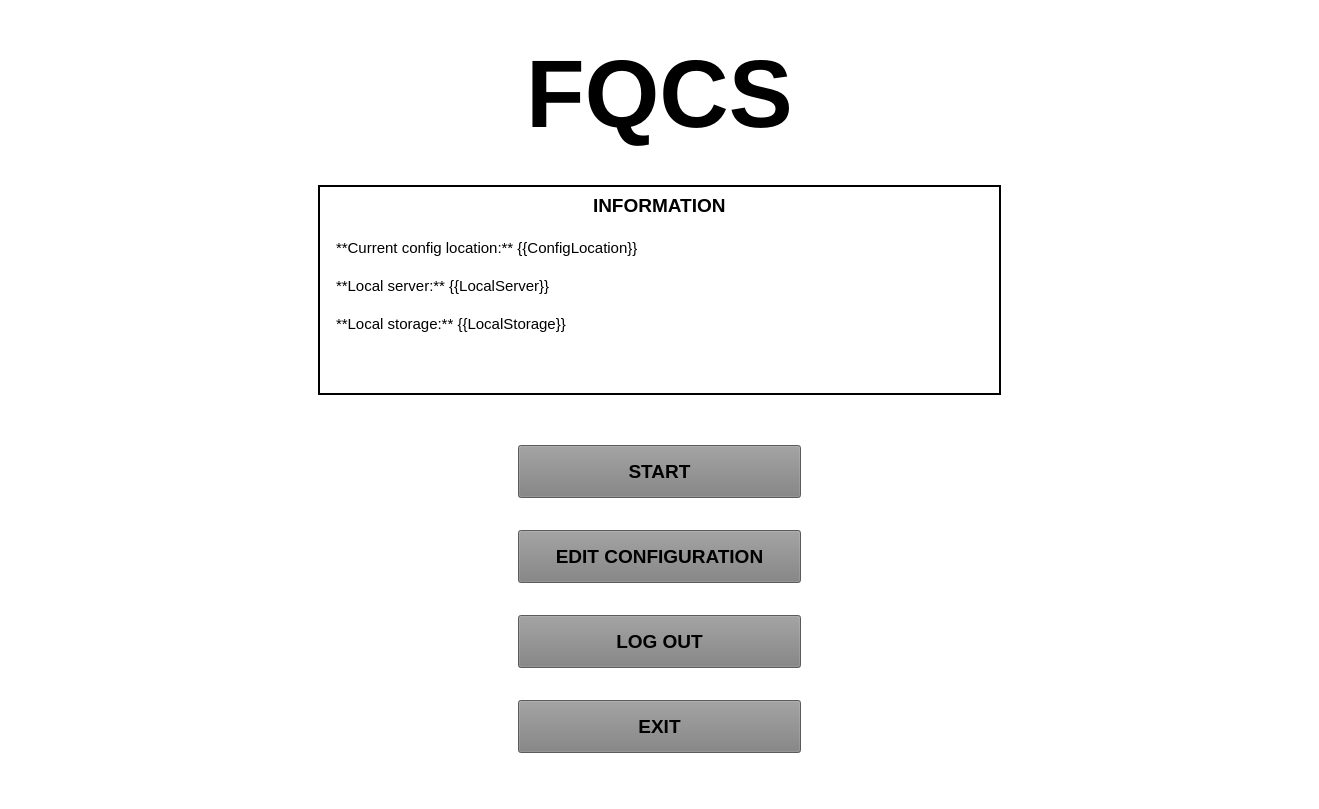
<?xml version="1.0" encoding="UTF-8"?>
<ui version="4.0">
 <class>HomeScreen</class>
 <widget class="QWidget" name="HomeScreen">
  <property name="geometry">
   <rect>
    <x>0</x>
    <y>0</y>
    <width>1319</width>
    <height>809</height>
   </rect>
  </property>
  <property name="windowTitle">
   <string>Form</string>
  </property>
  <property name="autoFillBackground">
   <bool>false</bool>
  </property>
  <property name="styleSheet">
   <string notr="true">background:#E5E5E5</string>
  </property>
  <layout class="QVBoxLayout" name="verticalLayout" stretch="8">
   <property name="spacing">
    <number>0</number>
   </property>
   <property name="leftMargin">
    <number>0</number>
   </property>
   <property name="topMargin">
    <number>0</number>
   </property>
   <property name="rightMargin">
    <number>0</number>
   </property>
   <property name="bottomMargin">
    <number>0</number>
   </property>
   <item>
    <widget class="QWidget" name="containerScreen" native="true">
     <property name="autoFillBackground">
      <bool>false</bool>
     </property>
     <property name="styleSheet">
      <string notr="true">background: #FFFFFF	</string>
     </property>
     <layout class="QGridLayout" name="gridLayout">
      <property name="sizeConstraint">
       <enum>QLayout::SetMaximumSize</enum>
      </property>
      <item row="1" column="0">
       <widget class="QWidget" name="containerMain" native="true">
        <layout class="QVBoxLayout" name="verticalLayout_4" stretch="2,3,5">
         <item alignment="Qt::AlignHCenter">
          <widget class="QLabel" name="lblFqcs">
           <property name="font">
            <font>
             <pointsize>72</pointsize>
             <weight>75</weight>
             <bold>true</bold>
            </font>
           </property>
           <property name="text">
            <string>FQCS</string>
           </property>
           <property name="margin">
            <number>25</number>
           </property>
          </widget>
         </item>
         <item>
          <widget class="QWidget" name="containerInfoSection" native="true">
           <layout class="QHBoxLayout" name="horizontalLayout" stretch="0">
            <property name="leftMargin">
             <number>300</number>
            </property>
            <property name="rightMargin">
             <number>300</number>
            </property>
            <item>
             <widget class="QWidget" name="containerFrame" native="true">
              <property name="layoutDirection">
               <enum>Qt::LeftToRight</enum>
              </property>
              <property name="styleSheet">
               <string notr="true">border: 2px solid black</string>
              </property>
              <layout class="QVBoxLayout" name="verticalLayout_5">
               <item>
                <widget class="QWidget" name="containerInformation" native="true">
                 <property name="styleSheet">
                  <string notr="true">border: none</string>
                 </property>
                 <layout class="QVBoxLayout" name="verticalLayout_6" stretch="1,7">
                  <property name="leftMargin">
                   <number>0</number>
                  </property>
                  <property name="topMargin">
                   <number>0</number>
                  </property>
                  <property name="rightMargin">
                   <number>0</number>
                  </property>
                  <property name="bottomMargin">
                   <number>0</number>
                  </property>
                  <item alignment="Qt::AlignHCenter">
                   <widget class="QLabel" name="lblTitle">
                    <property name="font">
                     <font>
                      <pointsize>14</pointsize>
                      <weight>75</weight>
                      <bold>true</bold>
                     </font>
                    </property>
                    <property name="styleSheet">
                     <string notr="true"/>
                    </property>
                    <property name="text">
                     <string>INFORMATION</string>
                    </property>
                   </widget>
                  </item>
                  <item>
                   <widget class="QWidget" name="containerDetails" native="true">
                    <layout class="QVBoxLayout" name="verticalLayout_7">
                     <item>
                      <widget class="QLabel" name="lblConfigLocation">
                       <property name="font">
                        <font>
                         <pointsize>11</pointsize>
                         <weight>50</weight>
                         <italic>false</italic>
                         <bold>false</bold>
                        </font>
                       </property>
                       <property name="text">
                        <string>**Current config location:** {{ConfigLocation}}</string>
                       </property>
                       <property name="textFormat">
                        <enum>Qt::MarkdownText</enum>
                       </property>
                      </widget>
                     </item>
                     <item>
                      <widget class="QLabel" name="lblLocalServer">
                       <property name="font">
                        <font>
                         <pointsize>11</pointsize>
                         <weight>50</weight>
                         <italic>false</italic>
                         <bold>false</bold>
                        </font>
                       </property>
                       <property name="text">
                        <string>**Local server:** {{LocalServer}}</string>
                       </property>
                       <property name="textFormat">
                        <enum>Qt::MarkdownText</enum>
                       </property>
                      </widget>
                     </item>
                     <item>
                      <widget class="QLabel" name="lblLocalStorage">
                       <property name="font">
                        <font>
                         <pointsize>11</pointsize>
                         <weight>50</weight>
                         <italic>false</italic>
                         <bold>false</bold>
                        </font>
                       </property>
                       <property name="text">
                        <string>**Local storage:** {{LocalStorage}}</string>
                       </property>
                       <property name="textFormat">
                        <enum>Qt::MarkdownText</enum>
                       </property>
                      </widget>
                     </item>
                     <item>
                      <widget class="QWidget" name="wPlaceholder" native="true">
                       <layout class="QHBoxLayout" name="horizontalLayout_2"/>
                      </widget>
                     </item>
                    </layout>
                   </widget>
                  </item>
                 </layout>
                </widget>
               </item>
              </layout>
             </widget>
            </item>
           </layout>
          </widget>
         </item>
         <item>
          <widget class="QWidget" name="containerButtons" native="true">
           <layout class="QVBoxLayout" name="verticalLayout_3">
            <property name="leftMargin">
             <number>500</number>
            </property>
            <property name="rightMargin">
             <number>500</number>
            </property>
            <item>
             <widget class="QPushButton" name="btnStart">
              <property name="font">
               <font>
                <pointsize>14</pointsize>
                <weight>75</weight>
                <bold>true</bold>
               </font>
              </property>
              <property name="styleSheet">
               <string notr="true">background-color: grey; height: 45;</string>
              </property>
              <property name="text">
               <string>START</string>
              </property>
             </widget>
            </item>
            <item>
             <widget class="QPushButton" name="btnEditConfig">
              <property name="font">
               <font>
                <pointsize>14</pointsize>
                <weight>75</weight>
                <bold>true</bold>
               </font>
              </property>
              <property name="styleSheet">
               <string notr="true">background-color: grey; height: 45;</string>
              </property>
              <property name="text">
               <string>EDIT CONFIGURATION</string>
              </property>
             </widget>
            </item>
            <item>
             <widget class="QPushButton" name="btnLogout">
              <property name="font">
               <font>
                <pointsize>14</pointsize>
                <weight>75</weight>
                <bold>true</bold>
               </font>
              </property>
              <property name="styleSheet">
               <string notr="true">background-color: grey; height: 45;</string>
              </property>
              <property name="text">
               <string>LOG OUT</string>
              </property>
             </widget>
            </item>
            <item>
             <widget class="QPushButton" name="btnExit">
              <property name="font">
               <font>
                <pointsize>14</pointsize>
                <weight>75</weight>
                <bold>true</bold>
               </font>
              </property>
              <property name="styleSheet">
               <string notr="true">background-color: grey; height: 45;</string>
              </property>
              <property name="text">
               <string>EXIT</string>
              </property>
             </widget>
            </item>
           </layout>
          </widget>
         </item>
        </layout>
       </widget>
      </item>
     </layout>
    </widget>
   </item>
  </layout>
 </widget>
 <resources/>
 <connections/>
</ui>
